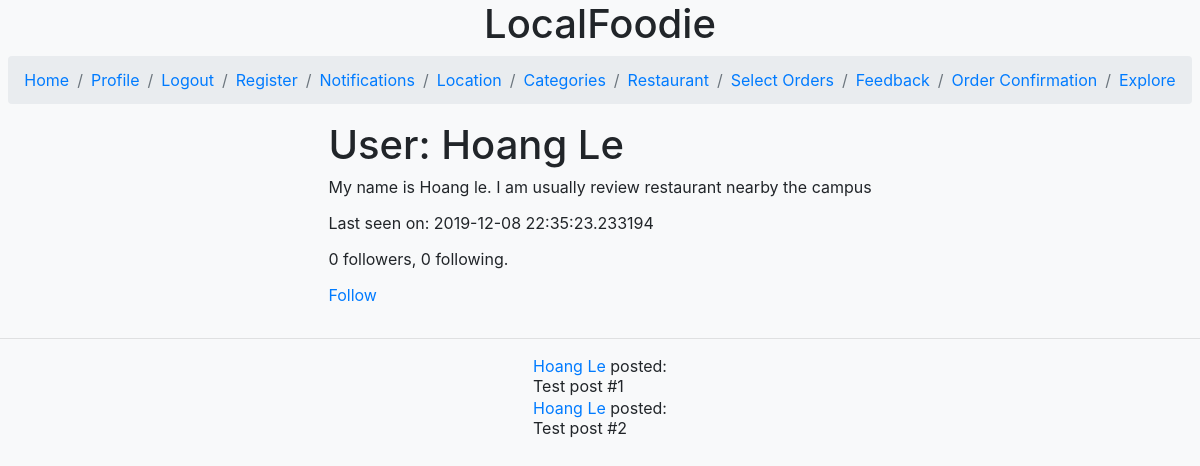
/user/Hoang Le (signed in), run on the app's committed database.
### application/models.py (models this page shows, shortened)
class User(UserMixin, db.Model):
    id = db.Column(db.Integer, primary_key=True)
    username = db.Column(db.String(64), index=True, unique=True)
    email = db.Column(db.String(120), index=True, unique=True)
    password_hash = db.Column(db.String(128))
    posts = db.relationship('Post', backref='author', lazy='dynamic')
    about_me = db.Column(db.String(140))
    last_seen = db.Column(db.DateTime, default=datetime.utcnow)
    followed = db.relationship(
        'User', secondary=followers,
        primaryjoin=(followers.c.follower_id == id),
        secondaryjoin=(followers.c.followed_id == id),
        backref=db.backref('followers', lazy='dynamic'), lazy='dynamic')
    def is_following(self, user):
        return self.followed.filter(
            followers.c.followed_id == user.id).count() > 0

### application/routes.py (the view)
@app.route('/user/<username>')
@login_required
def user(username):
    user = User.query.filter_by(username=username).first_or_404()
    posts = [
        {'author': user, 'body': 'Test post #1'},
        {'author': user, 'body': 'Test post #2'}
    ]
    return render_template('user.html', user=user, posts=posts)

### application/models.py (called while the page is built)
@login.user_loader
def load_user(id):
    return User.query.get(int(id))

### application/routes.py (called while the page is built)
@app.before_request
def before_request():
    if current_user.is_authenticated:
        current_user.last_seen = datetime.utcnow()
        db.session.commit()

### application/templates/user.html
{% extends "base.html" %}
{% block content %}
    <table>
        <tr valign="top">
            <td>
                <h1>User: {{ user.username }}</h1>
                {% if user.about_me %}<p>{{ user.about_me }}</p>{% endif %}
                {% if user.last_seen %}<p>Last seen on: {{ user.last_seen }}</p>{% endif %}
                <p>{{ user.followers.count() }} followers, {{ user.followed.count() }} following.</p>
                {% if user == current_user %}
                <p><a href="{{ url_for('home') }}">Home</a></p>
                {% elif not current_user.is_following(user) %}
                <p><a href="{{ url_for('follow', username=user.username) }}">Follow</a></p>
                {% else %}
                <p><a href="{{ url_for('unfollow', username=user.username) }}">Unfollow</a></p>
                {% endif %}
            </td>
        </tr>
    </table>
    <hr>
    {% for post in posts %}
        {% include '__post.html' %}
    {% endfor %}
{% endblock %}

### application/templates/__post.html
<table>
    <tr valign="top">
        <td>
            <a href="{{ url_for('user', username=post.author.username) }}">
                {{ post.author.username }}
            </a>
            posted:<br>{{ post.body }}
        </td>
    </tr>
</table>

### application/templates/base.html (style rules this page uses)
body { background-image: url("https://previews.123rf.com/images/romastudio/romastudio1603/romastudio160300198/54088670-healthy-eating-background-food-photography-different-fruits-and-vegetables-isolated-white-background.jpg"); background-repeat: repeat; background-color: #cccccc; }

### data on the page
User: username "Hoang Le", about_me "My name is Hoang le. I am usually review restaurant nearby the campus", last_seen "2019-12-08 22:35:23.233194", author.username "Hoang Le" "Hoang Le"

### other printed values
{{ user.followers.count() }} "0"
{{ user.followed.count() }} "0"
{{ post.body }} "Test post #1" "Test post #2"
